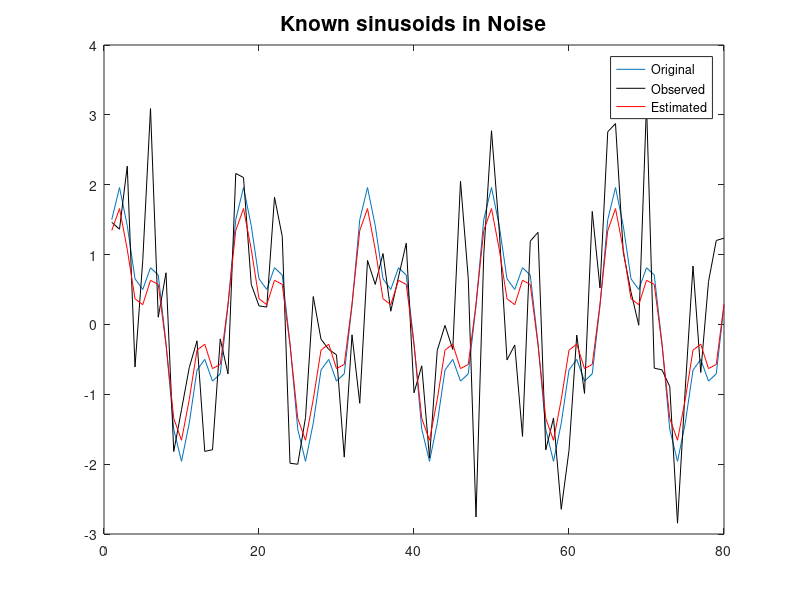

Write MATLAB code to recreate this figure.
% Estimation of Known sinusodal amplitudes (Fporier series example in
% chapeter 4. We can find complete statistics of a and s 
clear all;clc;close all;
para=[1 .5 1 .5]';
M=length(para); %No of parameters
N=16;
n=0:5*N-1;
H=[cos(2*pi*n/N) ; cos(2*pi*n*3/N) ; sin(2*pi*n/N) ; sin(2*pi*n*3/N)]';
% s=cos(2*pi*n/8)+ .5*cos(2*pi*n*3/8) + sin(2*pi*n/8) + .5*sin(2*pi*n*3/8); %Here only four parameters
s=H*para;
noi=randn(1,length(s));
x=s+noi.';

a=inv(H'*H)*H'*x;

estimated_signal=H*a;
figure,plot(s);hold;
plot(x,'k');
plot(estimated_signal,'r')
legend('Original','Observed','Estimated');
hnd=title('Known sinusoids in Noise');
set(hnd,'fontsize',15); 

SNR=10*log10(var(s)/var(noi))
